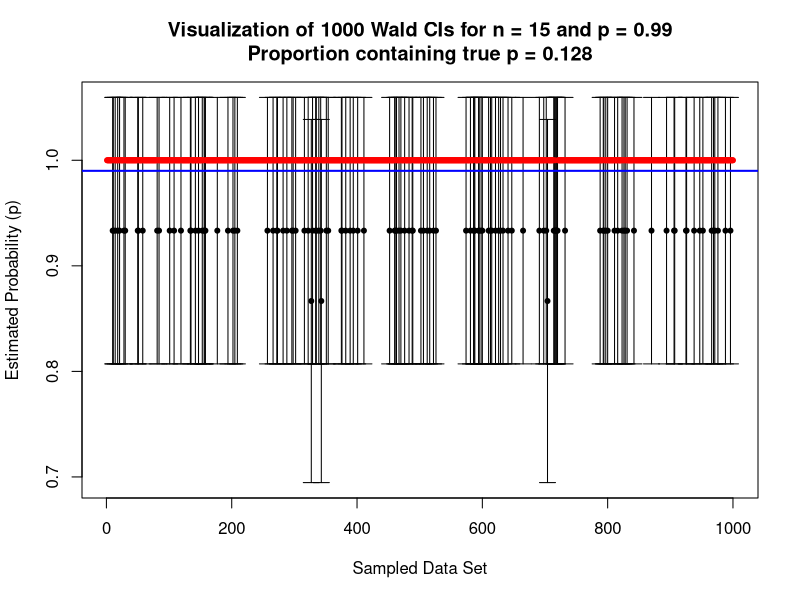
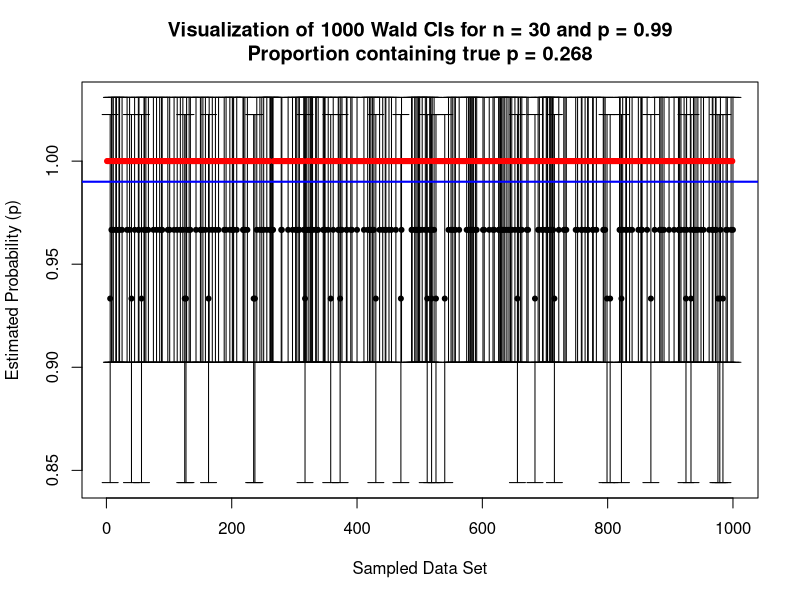
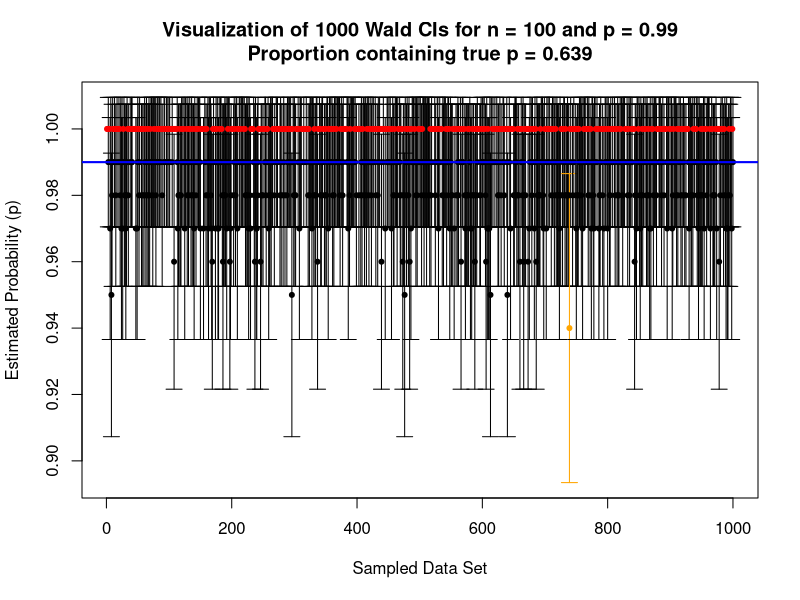
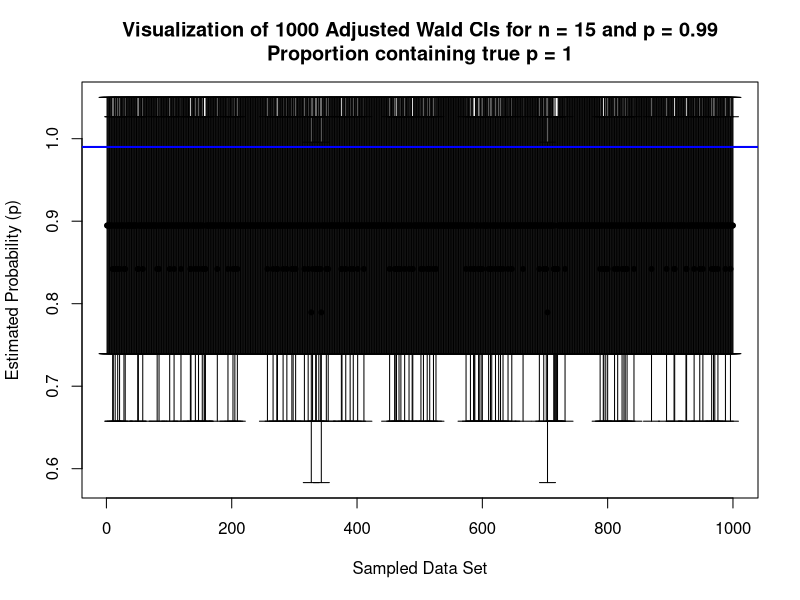
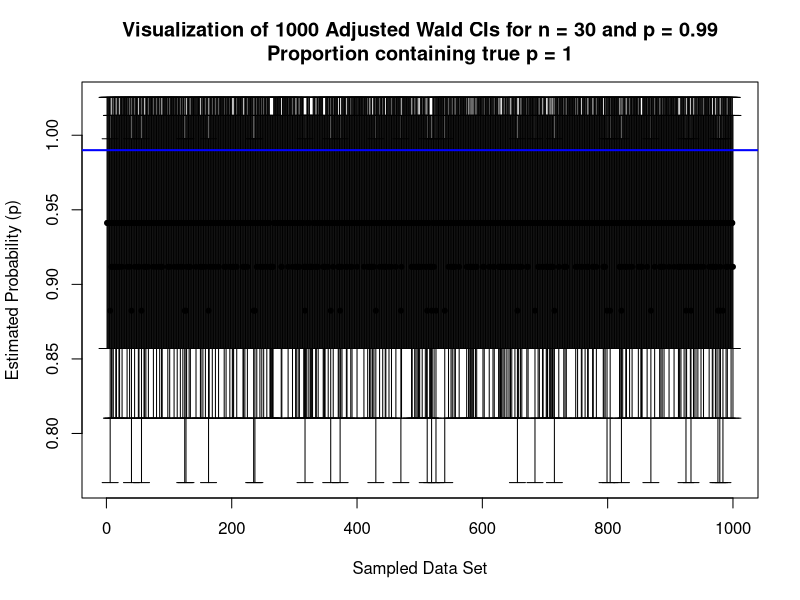
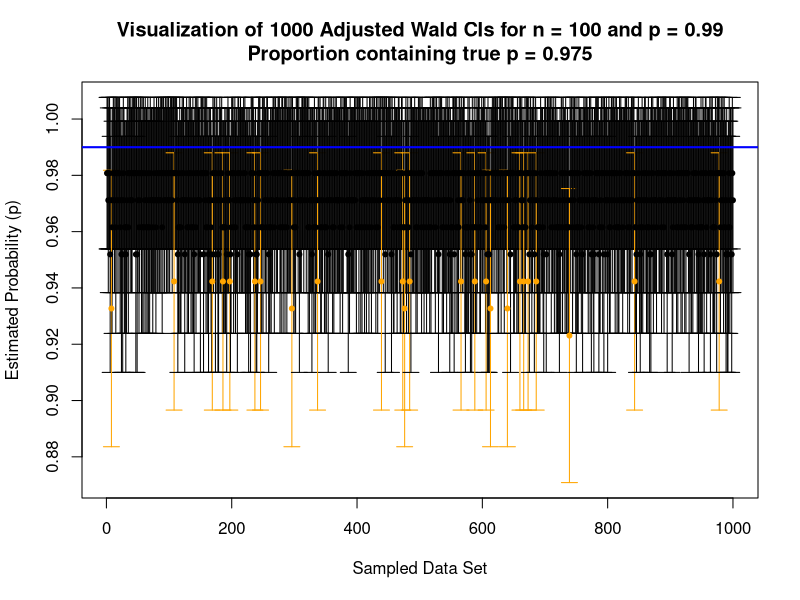
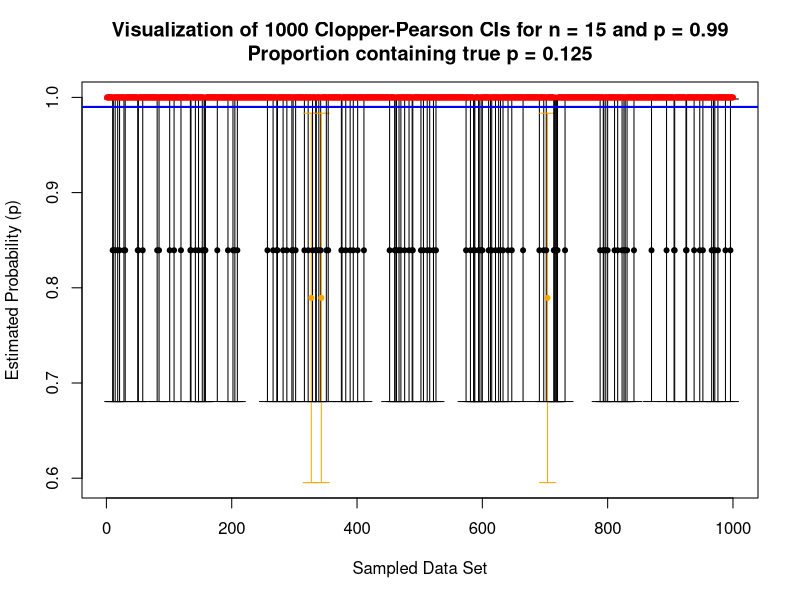
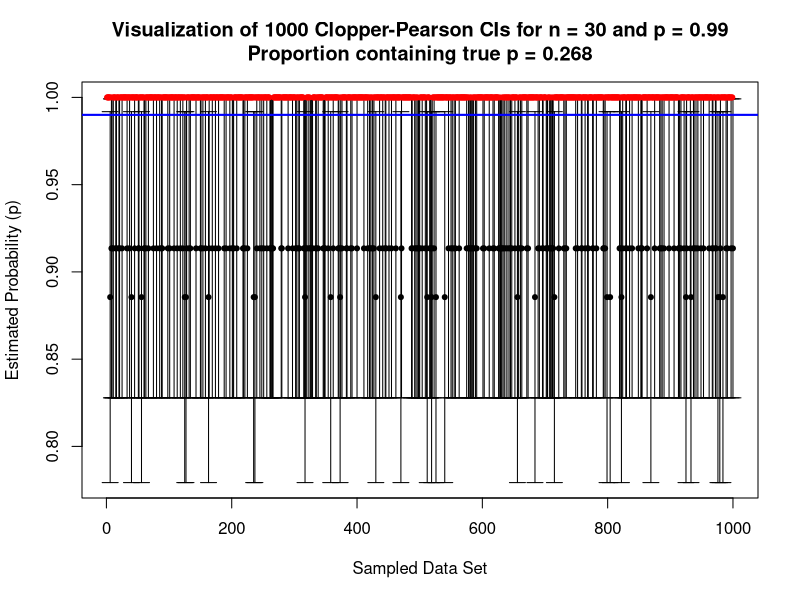

Write R code to recreate these figures, in order. (Note: a time limit stopped this script after it produced the figures.)
## ---- chunk 1
knitr::opts_chunk$set(echo = TRUE)
## ---- chunk 2
WaldCI <- function(y, n, alpha = 0.05){
  p_hat = y/n  # Estimate of the probability of success
  # Return lower and upper bound of Wald CI
  c("wald ci lower" = p_hat - qnorm(1-alpha/2)*sqrt((p_hat*(1-p_hat))/n),
    "wald ci upper" = p_hat + qnorm(1-alpha/2)*sqrt((p_hat*(1-p_hat))/n))
}
## ---- chunk 3
AdjWaldCI <- function(y, n, alpha = 0.05){
  p_tilde = (y+2)/(n+4)  # Adjusted estimate of probability of success
  # Return lower and upper bound of Adjusted Wald CI
  c("adj wald ci lower" = p_tilde - qnorm(1-alpha/2)*sqrt((p_tilde*(1-p_tilde))/n),
    "adj wald ci upper" = p_tilde + qnorm(1-alpha/2)*sqrt((p_tilde*(1-p_tilde))/n))
}
## ---- chunk 4
ClopperPearsonCI <- function(y, n, alpha = 0.05){
  # Handle special cases where y is 0 or y equals n
  if (y==0){
    c("C-P interval lower" = 0, 
      "C-P interval upper" = 0)
    } else if (y==n){
      c("C-P interval lower" = 1, 
        "C-P interval upper" = 1)
    } else {
      # General case for Clopper-Pearson CI using F-distribution
  c("C-P interval lower" = 1 / (1 + ((n-y+1) / (y * qf(alpha/2, 2*y, 2*(n-y+1))))), 
    "C-P interval upper" = 1 / (1 + ((n-y) / ((y+1) * qf(1-(alpha/2), 2*(y+1), 2*(n-y))))))
    }
}
## ---- chunk 5
ScoreCI <- function(y, n, alpha = 0.05){
  p_hat = y/n # Estimate of probability of success
  z = qnorm(1-alpha/2) # Z-score for the desired confidence level
  # Return lower and upper bound of Score CI
  c("Score interval lower" = 
      (p_hat + z^2/(2*n) - z*sqrt((p_hat*(1-p_hat) + z^2/(4*n))/n)) / (1 + z^2/n),
    "Score interval upper" = 
      (p_hat + z^2/(2*n) + z*sqrt((p_hat*(1-p_hat) + z^2/(4*n))/n)) / (1 + z^2/n))
}
## ---- chunk 6
BootstrapCI <- function(x, n, size, B, alpha = 0.05){
 
   # Special case handling when x = 0 or x = size
  if (x == 0) {
    return(c(0, 0, 0, 0))  # Raw and t-bootstrap intervals set to [0, 0]
  } else if (x == size) {
    return(c(1, 1, 1, 1))  # Raw and t-bootstrap intervals set to [1, 1]
  } else {
    sample_p <- x/size # Estimate proportion
    
  # Calculate raw percentile interval from bootstrap samples
  raw_lower <- quantile(sample_p, alpha / 2, na.rm = TRUE)
  raw_upper <- quantile(sample_p, 1 - alpha / 2, na.rm = TRUE)
  raw_interval <- c(raw_lower, raw_upper)
  
  # Bootstrap t interval calculations
  p_hat <- mean(sample_p)
  boot_estimates <- replicate(B, {
    sim_data <- rbinom(n, size, prob = p_hat)  # Generate bootstrap sample
    p_hat_boot <- mean(sim_data / size)  # Bootstrap estimate of proportion
    
    # Perform secondary bootstrap for standard error estimation
    B2 <- 50
    secondary_boot <- replicate(B2, {
      sim_data2 <- rbinom(n, size, prob = p_hat_boot)  # Second bootstrap sample
      p_hat_boot2 <- mean(sim_data2 / size)  # Bootstrap estimate
      return(p_hat_boot2)
    })
    
    estimated_SE_p_hat_boot <- sd(secondary_boot)  # Standard error
    if (estimated_SE_p_hat_boot == 0) return(NA)  # Handle division by zero
    
    # Calculate t-statistic
    p_boot_t <- (p_hat_boot - p_hat) / estimated_SE_p_hat_boot
    return(p_boot_t)
  })
  
  # Calculate the t-bootstrap intervals using quantiles
  boot_t_interval <- c(p_hat - quantile(boot_estimates, 1 - alpha / 2, na.rm = TRUE) * sd(boot_estimates),
                       p_hat - quantile(boot_estimates, alpha / 2, na.rm = TRUE) * sd(boot_estimates))
  
  # Return both raw percentile and t-bootstrap intervals
  return(c(raw_interval, boot_t_interval))
  }
}
## ---- chunk 7
# Set values
N <- 1000 # Number of random samples
n <- c(15, 30, 100) # Values of n
p <- seq(0.01, 0.99, length.out = 15) # Values of p
B <- 100 # Number of bootstrap resamples

# Function to generate random binomial sample data for each combination of n and p
GetData <- function(n_vals, p_vals, N = 1000) { 
  sample_data <- list()  # Initialize a list to store sample data
  for (n in n_vals) {
    for (p in p_vals) {
      samples <- rbinom(N, size = n, prob = p)  # Generate N binomial samples
      col_name <- paste0("n", n, "p", p)  # Create column name for the dataset
      sample_data[[col_name]] <- samples  # Store samples in the list
    }
  }
  return(sample_data)
}
sample_data <- GetData(n, p, N)

## ---- chunk 8
# Load necessary libraries
library(tidyverse)
library(plotrix)
library(ggplot2)
library(gridExtra)  # For arranging multiple ggplots
## ---- chunk 9
# Function to calculate metrics such as coverage probability, average length, and errors
calculate_metrics <- function(cis, mu, ci_method, n, p) {
  probability <- mean(cis[, 1] <= mu & cis[, 2] >= mu)  # Coverage probability
  avg_length <- mean(cis[, 2] - cis[, 1])  # Average length of confidence intervals
  ci_length <- cis[, 2] - cis[, 1]  # Calculate individual lengths
  se_value <- sd(ci_length) / sqrt(length(ci_length))  # Standard error of lengths
  se_length <- round(se_value, 4)  # Round to 4 decimals
  err_below <- mean(cis[, 2] < mu)  # Error when CI is below true value
  err_above <- mean(cis[, 1] > mu)  # Error when CI is above true value
  
  # Return a data frame with the metrics
  data.frame(
    n = n,
    p = p,
    ci_method = ci_method,
    prob = probability,
    avg_length = avg_length,
    se_length = se_length,
    err_below = err_below,
    err_above = err_above
  )
}

# Function to assign color based on whether the true parameter is within the CI
mycolor <- function(endpoints, mu) {
  if (is.na(endpoints[1]) || is.na(endpoints[2])) {
    return("Black")  # Default color if CI endpoints are NA
  } else if (mu < endpoints[1]) {
    return("Red")  # True value is below the CI
  } else if (mu > endpoints[2]) {
    return("Orange")  # True value is above the CI
  } else {
    return("Black")  # True value lies within the CI
  }
}

# Function to plot the CIs for each method and sample
plot_CIs <- function(n, p, observed_CIs, ci_name, mu, N = 100) {
  # Plot the confidence intervals for N samples
  plotCI(x = 1:N, 
         y = rowMeans(observed_CIs[1:N, ]),  # Mean of CIs for each sample
         li = observed_CIs[1:N, 1],  # Lower CI bound
         ui = observed_CIs[1:N, 2],  # Upper CI bound
         col = apply(FUN = mycolor, X = observed_CIs[1:N, ], MARGIN = 1, mu = mu),  # Assign color
         ylab = "Estimated Probability (p)", 
         xlab = "Sampled Data Set", 
         main = paste0("Visualization of 1000 ", ci_name, " CIs for n = ", n, " and p = ", p, 
                       "\nProportion containing true p = ", 
                       mean((observed_CIs[1:N, 1] < mu) & 
                              (observed_CIs[1:N, 2] > mu))),
         pch = 20)
  
  abline(h = mu, lwd = 2, col = "blue")  # Draw a line for the true value of p
}

# Function to simulate and store metrics for different CI methods
simulate_CIs <- function(n_vals, p_vals, ci_function, ci_name, sample_data, N = 1000, alpha = 0.05) {
  results <- data.frame()  
  coverage_results <- data.frame()  # To store the coverage probabilities
  # Simulate for each combination of n and p
  for (n in n_vals) {
    for (p in p_vals) {
      # Store the true probability for plotting
      mu <- p  
      col_name <- paste0("n", n, "p", p)
      samples <- sample_data[[col_name]]  
      
      # Compute confidence intervals for each sample
      #samples: This is a vector or list of binomial samples where each entry is a 
      #     number of successes (y), given the sample size (n).
      #ci_function: This is the confidence interval function being applied (WaldCI, AdjWaldCI, etc.),which takes 
      #     the number of successes (y) and the sample size (n) as input to compute the confidence intervals.
      #sapply: This function applies ci_function to each element in samples, iterating over 
      #     each sample (y) to compute the corresponding confidence interval.
      #t: Transposes the result of sapply, ensuring that each computed confidence interval 
      #     is placed in its own row, with the lower and upper bounds as separate columns.
      cis <- t(sapply(samples, function(y) ci_function(y, n)))
      
      # Calculate the metrics and create a data frame
      metrics_df <- calculate_metrics(cis, mu, ci_name, n, p)
      
      # Append the result in overall results data frame
      results <- rbind(results, metrics_df)
      
      # Plot the CIs 
      if (p == 0.99) {
        plot_CIs(n, p, cis, ci_name, mu, N)
      }
    }
  }
  return(results)  
}

simulate_BootstrapCIs <- function(n_vals, p_vals, ci_function, ci_name, sample_data, N = 1000 , B, alpha = 0.05) {
  results <- data.frame()  
  # Simulate for each combination of n and p
  for (n in n_vals) {
    for (p in p_vals) {
      mu <- p  # Store the true probability for plotting
      col_name <- paste0("n", n, "p", p)
      samples <- sample_data[[col_name]]  # Extract the sample data for this n and p
      
      # Compute confidence intervals using the BootstrapCI function
      cis <- t(sapply(samples, function(y) ci_function(y, n, size = n, B, alpha = alpha)))
      
      # Extract raw percentile and bootstrap t intervals from cis
      cis_raw <- cis[, 1:2]  # First two columns are raw_percentile
      cis_boot_t <- cis[, 3:4]  # Last two columns are boot_t_interval
      
      # Calculate the metrics for the percentile intervals
      raw_metrics <- calculate_metrics(cis_raw, mu, paste0(ci_name, " Raw"), n, p)
      results <- rbind(results, raw_metrics)
      
      # Calculate the metrics for the t intervals
      boot_t_metrics <- calculate_metrics(cis_boot_t, mu, paste0(ci_name, " t"), n, p)
      results <- rbind(results, boot_t_metrics)
    }
  }
  return(results)
}
## ---- chunk 10
# Simulate CI intervals and metrices
wald_metrics <- simulate_CIs(n, p, WaldCI, "Wald", sample_data,N)
adj_wald_metrics <- simulate_CIs(n, p, AdjWaldCI, "Adjusted Wald", sample_data, N)
clopper_pearson_metrics <- simulate_CIs(n, p, ClopperPearsonCI, "Clopper-Pearson", sample_data, N)
score_metrics <- simulate_CIs(n, p, ScoreCI, "Score", sample_data, N)
bootstrap_metrics <- simulate_BootstrapCIs(n , p, BootstrapCI, "Bootstrap", sample_data, N, B)

# Filter out metrics specifically for the Bootstrap t-interval and Bootstrap raw percentile method
bootstrap_t_metrics <- bootstrap_metrics %>% filter(ci_method == "Bootstrap t")
bootstrap_raw_metrics <- bootstrap_metrics %>% filter(ci_method == "Bootstrap Raw")

# Combine all results 
all_metrics_combined <- rbind(wald_metrics, adj_wald_metrics, clopper_pearson_metrics, score_metrics, bootstrap_t_metrics, bootstrap_raw_metrics)

# Sort the combined data frame by ci_method
all_metrics_combined <- all_metrics_combined[order(all_metrics_combined$ci_method), ]
print(all_metrics_combined)


# Create individual plots for each CI method and value of n
plot_probability <- function(metrics_data, method_name) {
  ggplot(metrics_data %>% filter(ci_method == method_name), 
         aes(x = p, y = prob)) +
    # Plot the coverage probability as a line plot
    geom_line(color = "blue") + 
    facet_wrap(~n, ncol = 1) + # Create separate panels (facets) for each value of 'n'
    # Set plot labels including title, x-axis, and y-axis
    labs(
      title = paste("Probability:", method_name),
      x = "p", # X-axis label (values of 'p')
      y = "Coverage Probability" # Y-axis label
    ) +
    # Add a reference horizontal line at 0.95 to indicate the nominal coverage level
    geom_hline(yintercept = 0.95, linetype = "dashed", color = "red") +  # Add 95% reference line
    theme_minimal() +  # Minimal theme for clean look
    # Set y-axis limits to maintain consistency across plots
    ylim(0.7, 1.0)  # Coverage probabilities between 0.7 and 1.0
}

# Generate plots for each CI method using the combined metrics data
wald_plot <- plot_probability(all_metrics_combined, "Wald")
adj_wald_plot <- plot_probability(all_metrics_combined, "Adjusted Wald")
exact_plot <- plot_probability(all_metrics_combined, "Clopper-Pearson")
score_plot <- plot_probability(all_metrics_combined, "Score")
bootstrap_raw_plot <- plot_probability(all_metrics_combined, "Bootstrap Raw")
bootstrap_t_plot <- plot_probability(all_metrics_combined, "Bootstrap t")  

# Arrange the generated plots in a grid format with 3 columns
# The grid.arrange function displays multiple plots together
grid.arrange(wald_plot, adj_wald_plot, exact_plot, score_plot, bootstrap_raw_plot,bootstrap_t_plot,  ncol = 3)
